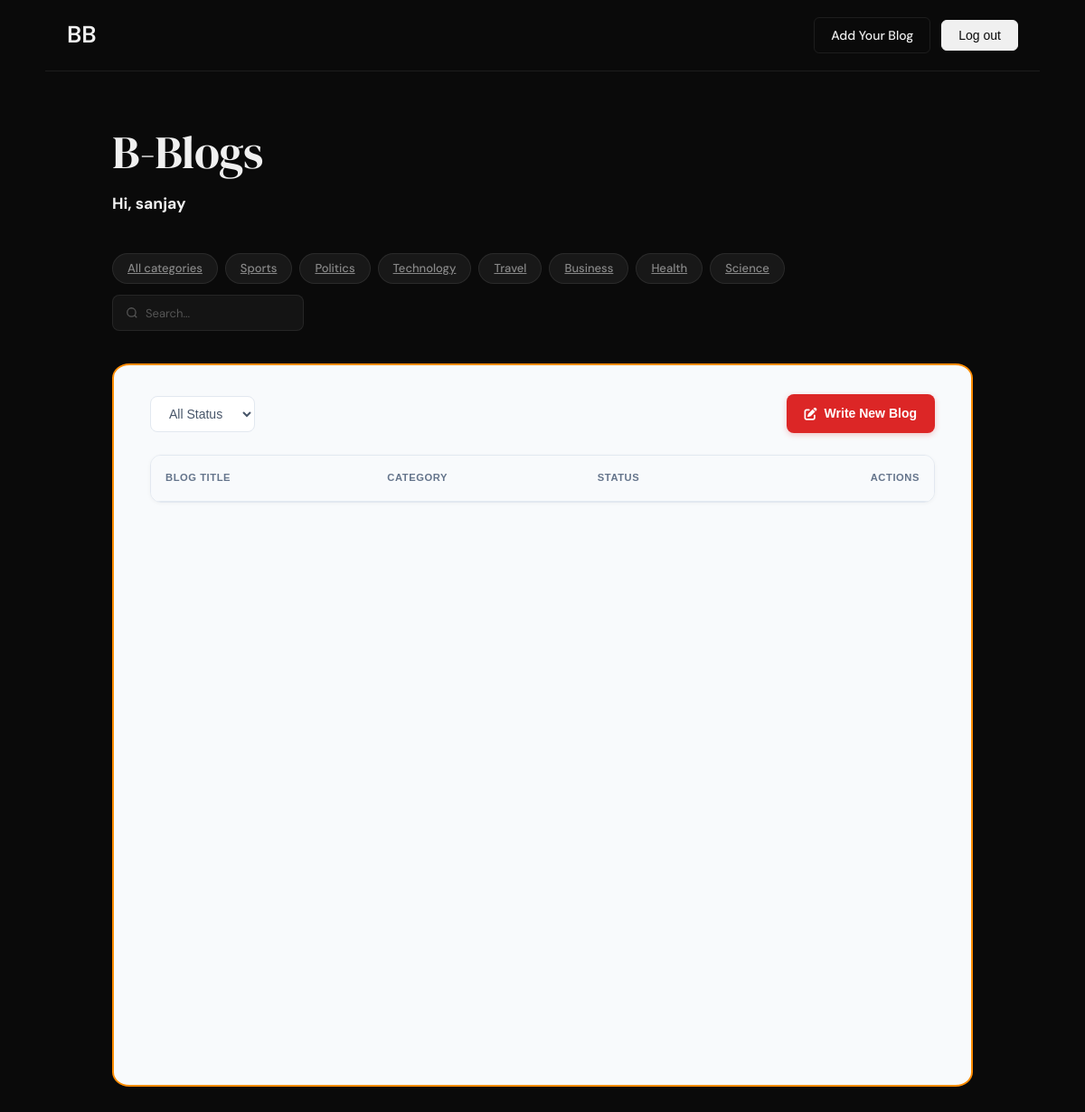
The app's page /add_blog/ (signed in) with its own data.
### blogs/models.py (models this page shows, shortened)
class Category(models.Model):
    category_name = models.CharField(max_length=50, unique=True)
    created_at = models.DateTimeField(auto_now_add=True)
    updated_at = models.DateTimeField(auto_now=True)
    class Meta:
        verbose_name_plural = 'categories'

### blogs/views.py (the view)
# urls.py: path('add_blog/', Blogsview.add_b, name="add_b"),
@login_required(login_url='login')
def add_b(request):
    blogs = Blog.objects.filter(author=request.user)
    status = request.GET.get('status')
    if status is not None and status != "":
        blogs = blogs.filter(status=status)
    context = {'blogs': blogs,
        'selected_status': status}
    return render(request, 'add_blog.html', context)

### blogs/context_processors.py (called while the page is built)
def categories_processor(request):
    return {
        'categories': Category.objects.all()
    }

### dashboards/context_processors.py (called while the page is built)
def dashboard_counts(request):
    return {
        'category_count': Category.objects.all().count(),
        'blog_count': Blog.objects.all().count(),
        'total_users_count': User.objects.count(),
        'published_posts_count': Blog.objects.filter(status='published').count(),
        'draft_posts_count': Blog.objects.filter(status='draft').count(),
        'pending_posts_count': Blog.objects.filter(status='pending').count(),
    }

### templates/add_blog.html (shortened to what this page needs)
{% extends "base.html" %}
{% load static %}
{% block content %}
    <link rel="stylesheet" href="https://cdnjs.cloudflare.com/ajax/libs/font-awesome/6.5.0/css/all.min.css">
    <link rel="stylesheet" href="{% static "css/userb.css" %}">
    <div class="main-wrapper">
        <div class="p-6">
            <div class="top-bar">
                <form method="GET" class="flex gap-3 mb-4">
                    <div class="flex flex-wrap items-center gap-3 w-full md:w-auto">
                        <select name="status" onchange="this.form.submit()">
                            <option value="" {% if not selected_status %}selected{% endif %}>All Status</option>
                        </select>
                    </div>
                </form>
                <a href="{% url "add_blog_f" %}" class="btn-write">
                    <i class="fa-solid fa-pen-to-square"></i> Write New Blog
                </a>
            </div>
            <div class="table-card">
                <div class="overflow-x-auto">
                    <table>
                        <thead>
                            <tr>
                                <th>Blog Title</th>
                                <th>Category</th>
                                <th>Status</th>
                                <th>Actions</th>
                            </tr>
                        </thead>
                    </table>
                </div>
            </div>
        </div>
    </div>
{% endblock  %}

### templates/base.html (shortened to what this page needs)
{% load static %}
<!DOCTYPE html>
<html lang="en">
<head>
  <link rel="stylesheet" href="https://cdnjs.cloudflare.com/ajax/libs/font-awesome/6.5.0/css/all.min.css">
  <link href="{% static 'css/style.css' %}" rel="stylesheet">
</head>
<body>
  <nav>
    <div class="nav-left">
      <a href="/" class="logo">
        BB
      </a>
    </div>
    <div class="nav-right">
      {% if user.is_authenticated %}
        <a href="{% url "add_b" %}" class="btn btn-ghost">Add Your Blog</a>
        <form method="POST" action="{% url 'logout' %}" style="display:inline;">
        <button href="{% url "logout" %}" class="btn btn-primary">Log out</button>
        </form>
      {% else %}
      <a href="{% url "login" %}" class="btn btn-ghost">Sign in</a>
      <a href="{% url "register" %}" class="btn btn-primary">Sign up</a>
      {% endif %}
    </div>
  </nav>
  <main>
    <section class="hero">
      <h1>B-Blogs</h1>
      {% if user.is_authenticated %}
        <h3>Hi, {{ user.username }}</h3>{% endif %}
    </section>
    <div class="filters">
      <div class="filter-pills">
        <a class="pill {% if active_category == 'all' %}active{% endif %}" href="{% url 'home' %}">All categories</a>
        {% for c in categories %}
        <a class="pill {% if active_category == c.id %}active{% endif %}" href="{% url 'category_posts' c.id %}">{{ c.category_name }}</a>
        {% endfor %}
      </div>
      <div class="filter-right">
        <div class="search-box">
          <svg width="14" height="14" viewBox="0 0 24 24" fill="none" stroke="currentColor" stroke-width="2.2">
            <circle cx="11" cy="11" r="8"/><path d="m21 21-4.35-4.35"/>
          </svg>
          <form method="GET" action="{% url "search" %}">
          <input type="text" name="keyword" placeholder="Search..." />
          </form>
        </div>
      </div>
    </div>
    {% block content %}
    {% endblock %}
  </main>
</body>
</html>

### static/css/style.css (style rules this page uses)
*, *::before, *::after { box-sizing: border-box; margin: 0; padding: 0; }
:root { --bg: #0a0a0a; --surface: #141414; --border: rgba(255,255,255,0.08); --text-primary: #f0f0f0; --text-secondary: #888; --text-muted: #555; --accent: #5b8af5; --accent-hover: #7aa2ff; --pill-bg: rgba(255,255,255,0.06); --pill-active: rgba(255,255,255,0.12); --radius: 10px; }
body { background: var(--bg); color: var(--text-primary); font-family: 'DM Sans', sans-serif; font-size: 15px; line-height: 1.6; min-height: 100vh; }
nav { display: flex; align-items: center; justify-content: space-between; max-width: 1100px; margin: 0 auto; padding: 18px 24px; border-bottom: 1px solid var(--border); }
.nav-left { display: flex; align-items: center; gap: 36px; }
.logo { display: flex; align-items: center; gap: 8px; font-weight: 600; font-size: 26px; color: var(--text-primary); text-decoration: none; }
.nav-right { display: flex; align-items: center; gap: 12px; }
.btn { padding: 8px 18px; border-radius: 6px; font-size: 14px; font-weight: 500; cursor: pointer; transition: all .2s; text-decoration: none; }
.btn-ghost { background: transparent; border: 1px solid var(--border); color: var(--text-primary); }
.btn-primary { background: var(--text-primary); border: 1px solid var(--text-primary); color: var(--bg); }
main { max-width: 1000px; margin: 0 auto; padding: 0 24px 80px; }
.hero { padding: 60px 0 40px; }
.hero h1 { font-family: 'DM Serif Display', serif; font-size: clamp(2.4rem, 5vw, 3.2rem); font-weight: 400; letter-spacing: -0.5px; line-height: 1.15; margin-bottom: 14px; }
.filters { display: flex; align-items: center; justify-content: space-between; margin-bottom: 36px; flex-wrap: wrap; gap: 12px; }
.filter-pills { display: flex; gap: 8px; flex-wrap: wrap; }
.pill { padding: 6px 16px; border-radius: 20px; font-size: 13px; font-weight: 500; background: var(--pill-bg); border: 1px solid var(--border); color: var(--text-secondary); cursor: pointer; transition: all .2s; }
.filter-right { display: flex; align-items: center; gap: 10px; }
.search-box { display: flex; align-items: center; gap: 8px; background: var(--surface); border: 1px solid var(--border); border-radius: 8px; padding: 7px 14px; }
.search-box svg { color: var(--text-muted); flex-shrink: 0; }
.search-box input { background: none; border: none; outline: none; color: var(--text-primary); font-size: 13px; font-family: inherit; width: 160px; }
.search-box input::placeholder { color: var(--text-muted); }

### static/css/userb.css (style rules this page uses)
.main-wrapper { min-height: 100vh; background-color: #F8FAFC; font-family: 'Plus Jakarta Sans', sans-serif; color: #334155; border: 2px solid rgb(255, 140, 0); border-radius: 2%; }
.main-wrapper .p-6 { padding: 2rem 2.5rem; }
.top-bar { display: flex; flex-direction: row; justify-content: space-between; align-items: center; gap: 1rem; margin-bottom: 1.5rem; flex-wrap: wrap; }
.btn-write { display: inline-flex; align-items: center; gap: 8px; padding: 0.625rem 1.25rem; background-color: #DC2626; color: #ffffff; font-size: 0.875rem; font-weight: 700; border-radius: 8px; text-decoration: none; transition: background-color 0.2s ease; box-shadow: 0 2px 6px rgba(220, 38, 38, 0.25); font-family: inherit; }
.main-wrapper select { padding: 0.625rem 1rem; border: 1px solid #E2E8F0; border-radius: 8px; font-size: 0.875rem; background-color: #ffffff; color: #475569; outline: none; cursor: pointer; transition: border-color 0.2s; font-family: inherit; }
.table-card { background-color: #ffffff; border: 1px solid #E2E8F0; border-radius: 12px; overflow: hidden; box-shadow: 0 1px 4px rgba(0, 0, 0, 0.04); }
.overflow-x-auto { overflow-x: auto; -webkit-overflow-scrolling: touch; }
.main-wrapper table { width: 100%; border-collapse: collapse; text-align: left; font-size: 0.875rem; color: #334155; }
.main-wrapper thead { background-color: #F8FAFC; border-bottom: 1px solid #E2E8F0; }
.main-wrapper thead th { padding: 1rem; font-size: 0.7rem; font-weight: 700; text-transform: uppercase; letter-spacing: 0.05em; color: #64748B; }
.main-wrapper thead th:last-child { text-align: right; }

### records on screen
Category: category_name "Sports"
Category: category_name "Politics"
Category: category_name "Technology"
Category: category_name "Travel"
Category: category_name "Business"
Category: category_name "Health"
Category: category_name "Science"

### other values on screen
{{ user.username }} "sanjay"
